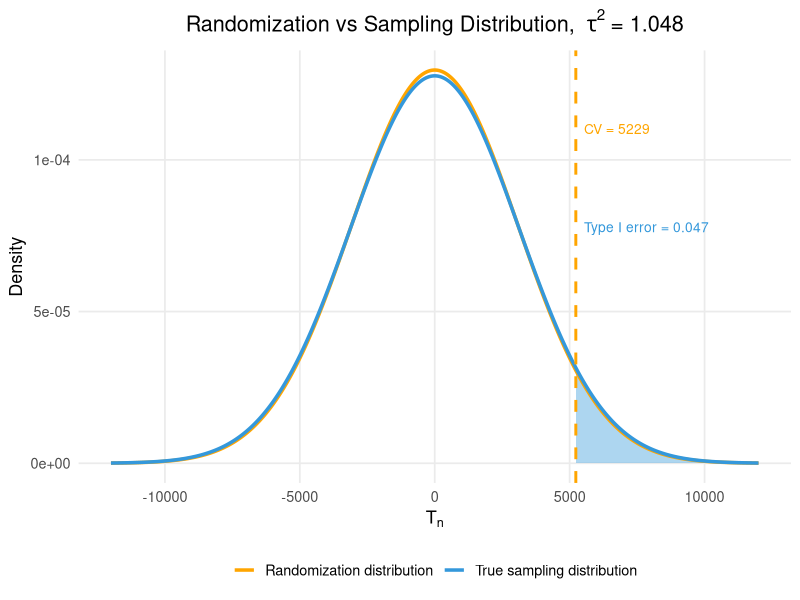
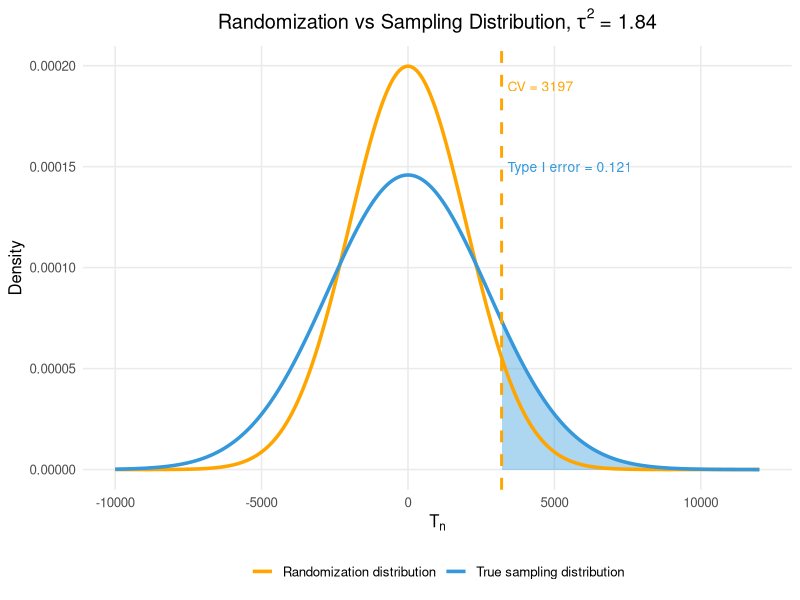
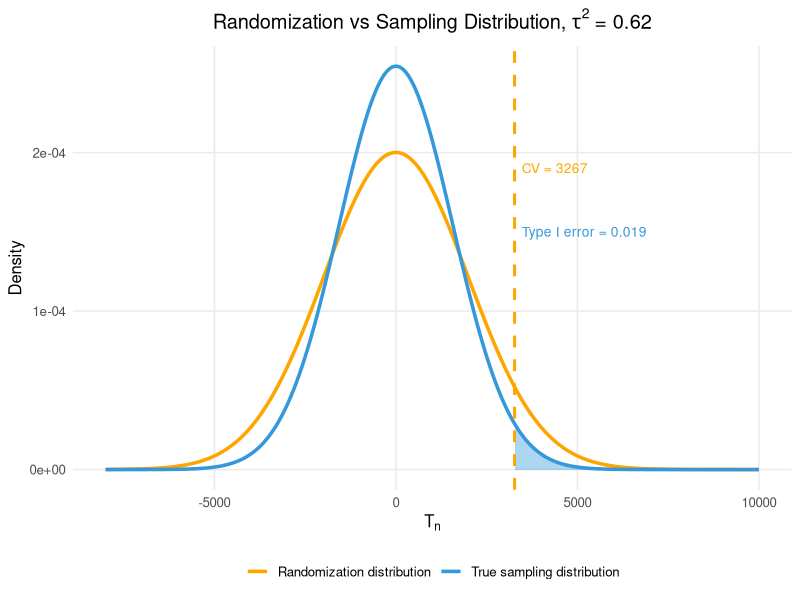
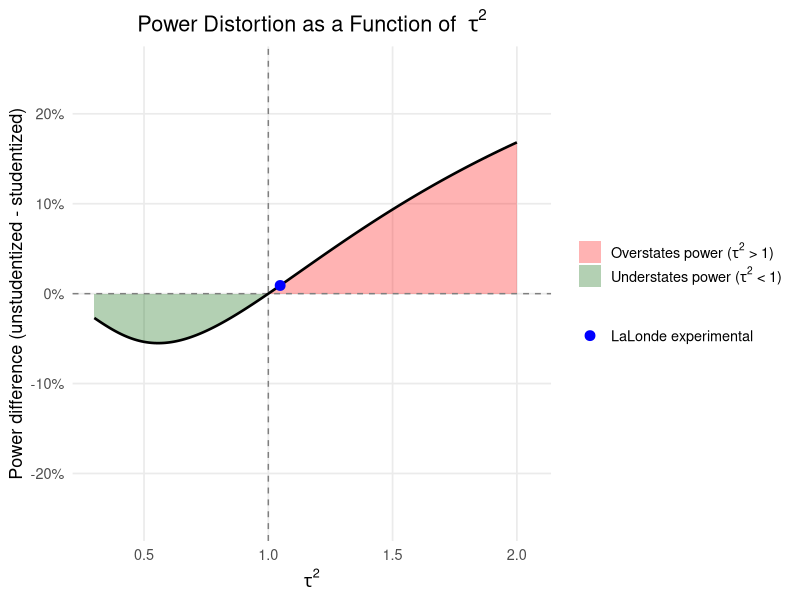

These charts were generated, in order, by the following R code:
## ---- chunk 1
knitr::opts_chunk$set(echo = TRUE)
## ---- chunk 2
rm(list = ls())
library(tidyverse)
library(Matching)
## ---- chunk 3
#Data
data(lalonde)
Y <- lalonde$re78
D <- lalonde$treat
n <- length(Y)
p_hat <- mean(D)

cat("n:", n, "\n")
cat("n treated:", sum(D==1), "\n")
cat("n control:", sum(D==0), "\n")
cat("p_hat:", round(p_hat, 3), "\n")
cat("Mean Y treated:", round(mean(Y[D==1]), 3), "\n")
cat("Mean Y control:", round(mean(Y[D==0]), 3), "\n")
cat("Raw mean diff: ", round(mean(Y[D==1]) - mean(Y[D==0]), 3), "\n")

# --- Discretize covariates ---
lalonde$age_cat <- cut(lalonde$age,
                       breaks = c(-Inf, 24, 34, Inf),
                       labels = c("young", "middle", "older"))

lalonde$educ_cat <- cut(lalonde$educ,
                        breaks = c(-Inf, 8, 12, Inf),
                        labels = c("less_than_hs", "hs", "above_hs"))

lalonde$re74_cat <- cut(lalonde$re74,
                        breaks = c(-Inf, 0, median(lalonde$re74[lalonde$re74 > 0]), Inf),
                        labels = c("zero", "low", "high"))

lalonde$re75_cat <- cut(lalonde$re75,
                        breaks = c(-Inf, 0, median(lalonde$re75[lalonde$re75 > 0]), Inf),
                        labels = c("zero", "low", "high"))

X <- model.matrix(~ age_cat + educ_cat + re74_cat + re75_cat +
                    black + hisp + married + nodegr - 1,
                  data = lalonde)

cat("\nCovariate matrix dimensions:", dim(X), "\n")
print(colnames(X))
## ---- chunk 4
# --- FWL Residualization ---
MX        <- diag(n) - X %*% solve(t(X) %*% X) %*% t(X)
W         <- MX %*% D
R         <- MX %*% Y
beta_long <- sum(W * R) / sum(W^2)
r_hat     <- R - beta_long * W

cat("beta_long:", round(beta_long, 3), "\n")
cat("mean W (should be ~0):", round(mean(W), 6), "\n")
cat("mean R (should be ~0):", round(mean(R), 6), "\n\n")

E_W2   <- mean(W^2)
E_r2   <- mean(r_hat^2)
E_W2r2 <- mean(W^2 * r_hat^2)
tau2   <- E_W2r2 / (E_W2 * E_r2)

sigma2_1 <- mean(r_hat[D==1]^2)
sigma2_0 <- mean(r_hat[D==0]^2)

cat("E[W^2]:   ", round(E_W2, 6), "\n")
cat("E[r^2]:   ", round(E_r2, 3), "\n")
cat("E[W^2r^2]:", round(E_W2r2, 3), "\n")
cat("tau^2:    ", round(tau2, 4), "\n\n")
cat("sigma^2_1:", round(sigma2_1, 3), "\n")
cat("sigma^2_0:", round(sigma2_0, 3), "\n\n")
## ---- chunk 5
# --- Permutation Test ---
T_obs     <- sum(W * R) / sqrt(n)
Omega_hat <- mean(W^2 * r_hat^2)
S_obs     <- T_obs / sqrt(Omega_hat)

set.seed(123)
B       <- 1000
T_perm  <- numeric(B)
S_perm  <- numeric(B)

for(b in 1:B){
  perm       <- sample(1:n)
  R_perm     <- R[perm]
  T_perm[b]  <- sum(W * R_perm) / sqrt(n)
  beta_perm  <- sum(W * R_perm) / sum(W^2)
  r_perm     <- R_perm - beta_perm * W
  Omega_perm <- mean(W^2 * r_perm^2)
  S_perm[b]  <- T_perm[b] / sqrt(Omega_perm)
}

p_T <- mean(T_perm >= T_obs)
p_S <- mean(S_perm >= S_obs)

cat("T_obs:", round(T_obs, 4), "\n")
cat("S_obs:", round(S_obs, 4), "\n\n")
cat("Unstudentized p-value:", round(p_T, 3), "\n")
cat("Studentized p-value:  ", round(p_S, 3), "\n")
## ---- chunk 6
alpha <- 0.05
z_a   <- qnorm(0.95)
z_b   <- qnorm(0.80)

pow_studentized   <- 1 - pnorm(z_a - beta_long * p_hat*(1-p_hat) /
                                  sqrt(E_W2r2 / n))
pow_standard      <- 1 - pnorm((z_a * sqrt(E_W2 * E_r2) -
                                  beta_long * p_hat*(1-p_hat)*sqrt(n)) /
                                 sqrt(E_W2r2))

mde_studentized   <- (z_a + z_b) * sqrt(E_W2r2) / (p_hat * (1-p_hat) * sqrt(n))
mde_standard      <- (z_a * sqrt(E_W2 * E_r2) + z_b * sqrt(E_W2r2)) /
                       (p_hat * (1-p_hat) * sqrt(n))

n_studentized     <- (z_a + z_b)^2 * E_W2r2 / (beta_long * p_hat * (1-p_hat))^2
n_standard        <- ((z_a * sqrt(E_W2 * E_r2) + z_b * sqrt(E_W2r2)) /
                        (beta_long * p_hat * (1-p_hat)))^2

lalonde_pow_diff  <- pow_standard - pow_studentized

cat("Power studentized:   ", round(pow_studentized, 4), "\n")
cat("Power standard:      ", round(pow_standard, 4), "\n")
cat("MDE studentized:     ", round(mde_studentized, 0), "\n")
cat("MDE standard:        ", round(mde_standard, 0), "\n")
cat("n* studentized:      ", round(n_studentized, 0), "\n")
cat("n* standard:         ", round(n_standard, 0), "\n")
## ---- chunk 7
# --- LaLonde Distribution Plot ---
set.seed(123)
B <- 2000
T_perm_lalonde <- numeric(B)

for(b in 1:B){
  perm              <- sample(1:n)
  R_perm            <- R[perm]
  T_perm_lalonde[b] <- sum(W * R_perm) / sqrt(n)
}

sd_rand_l  <- sd(T_perm_lalonde)
sd_true_l  <- sqrt(E_W2r2)
cv_perm_l  <- quantile(T_perm_lalonde, 0.95)
rej_prob_l <- 1 - pnorm(cv_perm_l, mean = 0, sd = sd_true_l)

cat("LaLonde tau^2:", round(tau2, 4), "\n")
cat("SD permutation:", round(sd_rand_l, 3), "\n")
cat("SD true:       ", round(sd_true_l, 3), "\n")
cat("CV permutation:", round(cv_perm_l, 3), "\n")
cat("Actual Type I error:", round(rej_prob_l, 3), "\n")

x_seq_l <- seq(-12000, 12000, length.out = 2000)
d_perm_l <- dnorm(x_seq_l, mean = 0, sd = sd_rand_l)
d_true_l <- dnorm(x_seq_l, mean = 0, sd = sd_true_l)

plot_df_l <- data.frame(
  x    = rep(x_seq_l, 2),
  y    = c(d_perm_l, d_true_l),
  type = rep(c("Randomization distribution", "True sampling distribution"),
             each = length(x_seq_l))
)

shade_df_l <- data.frame(
  x = x_seq_l[x_seq_l >= cv_perm_l],
  y = dnorm(x_seq_l[x_seq_l >= cv_perm_l], mean = 0, sd = sd_true_l)
)

lalondeTau <- ggplot() +
  geom_area(data = shade_df_l, aes(x = x, y = y),
            fill = "#3498DB", alpha = 0.4) +
  geom_line(data = plot_df_l, aes(x = x, y = y, color = type),
            linewidth = 1.2) +
  geom_vline(xintercept = cv_perm_l,
             color = "orange", linewidth = 1, linetype = "dashed") +
  annotate("text", x = cv_perm_l + 300, y = max(d_perm_l) * 0.85,
           label = paste0("CV = ", round(cv_perm_l, 0)),
           color = "orange", hjust = 0, size = 3.5) +
  annotate("text", x = cv_perm_l + 300, y = max(d_perm_l) * 0.6,
           label = paste0("Type I error = ", round(rej_prob_l, 3)),
           color = "#3498DB", hjust = 0, size = 3.5) +
  scale_color_manual(values = c("Randomization distribution" = "orange",
                                 "True sampling distribution" = "#3498DB"),
                     name = NULL) +
  labs(title = expression("Randomization vs Sampling Distribution, " ~
                          tau^2 ~ "= 1.048"),
       x = expression(T[n]), y = "Density") +
  theme_minimal(base_size = 13) +
  theme(plot.title = element_text(hjust = 0.5),
        legend.position = "bottom",
        panel.grid.minor = element_blank())
#ggsave("fig_ch4_lalonde", plot = lalondeTau, width = 8, height = 5)
lalondeTau
## ---- chunk 8
# --- Simulated Scenarios: tau^2 > 1 (p=0.1, sigma1/sigma0=2) ---
set.seed(42)
n_sim  <- 2000
p_sim  <- 0.1

sigma0_sim <- E_r2 / (p_sim * 2 + (1 - p_sim))
sigma1_sim <- 2 * sigma0_sim

D_sim <- rbinom(n_sim, 1, p_sim)
r_sim <- ifelse(D_sim == 1,
                rnorm(n_sim, 0, sqrt(sigma1_sim)),
                rnorm(n_sim, 0, sqrt(sigma0_sim)))

Y_sim        <- beta_long * D_sim + r_sim
W_sim        <- D_sim - p_sim
R_sim        <- Y_sim - mean(Y_sim)
beta_sim_est <- sum(W_sim * R_sim) / sum(W_sim^2)
r_hat_sim    <- R_sim - beta_sim_est * W_sim

E_W2_sim   <- mean(W_sim^2)
E_r2_sim   <- mean(r_hat_sim^2)
E_W2r2_sim <- mean(W_sim^2 * r_hat_sim^2)
tau2_sim   <- E_W2r2_sim / (E_W2_sim * E_r2_sim)

set.seed(123)
B <- 2000
T_perm_sim <- numeric(B)

for(b in 1:B){
  perm          <- sample(1:n_sim)
  R_perm        <- R_sim[perm]
  T_perm_sim[b] <- sum(W_sim * R_perm) / sqrt(n_sim)
}

cv_perm   <- quantile(T_perm_sim, 0.95)
sd_true   <- sqrt(E_W2r2_sim)
sd_rand   <- sd(T_perm_sim)
rej_prob  <- 1 - pnorm(cv_perm, mean = 0, sd = sd_true)

cat("tau^2:", round(tau2_sim, 4), "\n")
cat("CV from permutation:", round(cv_perm, 3), "\n")
cat("SD true (sampling): ", round(sd_true, 3), "\n")
cat("SD rand (permutation):", round(sd_rand, 3), "\n")
cat("Actual rejection prob:", round(rej_prob, 3), "\n")


x_seq_s1  <- seq(-10000, 12000, length.out = 2000)
d_perm_s1 <- dnorm(x_seq_s1, mean = 0, sd = sd_rand)
d_true_s1 <- dnorm(x_seq_s1, mean = 0, sd = sd_true)

plot_df_s1 <- data.frame(
  x    = rep(x_seq_s1, 2),
  y    = c(d_perm_s1, d_true_s1),
  type = rep(c("Randomization distribution", "True sampling distribution"),
             each = length(x_seq_s1))
)

shade_df_s1 <- data.frame(
  x = x_seq_s1[x_seq_s1 >= cv_perm],
  y = dnorm(x_seq_s1[x_seq_s1 >= cv_perm], mean = 0, sd = sd_true)
)

p_high <- ggplot() +
  geom_area(data = shade_df_s1, aes(x = x, y = y),
            fill = "#3498DB", alpha = 0.4) +
  geom_line(data = plot_df_s1, aes(x = x, y = y, color = type),
            linewidth = 1.2) +
  geom_vline(xintercept = cv_perm,
             color = "orange", linewidth = 1, linetype = "dashed") +
  annotate("text", x = cv_perm + 200, y = max(d_perm_s1) * 0.95,
           label = paste0("CV = ", round(cv_perm, 0)),
           color = "orange", hjust = 0, size = 3.5) +
  annotate("text", x = cv_perm + 200, y = max(d_perm_s1) * 0.75,
           label = paste0("Type I error = ", round(rej_prob, 3)),
           color = "#3498DB", hjust = 0, size = 3.5) +
  scale_color_manual(values = c("Randomization distribution" = "orange",
                                 "True sampling distribution" = "#3498DB"),
                     name = NULL) +
  labs(title = expression("Randomization vs Sampling Distribution," ~
                          tau^2 ~ "= 1.84"),
       x = expression(T[n]), y = "Density") +
  theme_minimal(base_size = 12) +
  theme(plot.title = element_text(hjust = 0.5),
        legend.position = "bottom",
        panel.grid.minor = element_blank())
p_high
##ggsave("fig_ch3_tau_high.pdf", plot = p_high, width = 8, height = 5)
## ---- chunk 9
# --- Simulated Scenarios: tau^2 < 1 (p=0.1, sigma1/sigma0=0.5) ---
set.seed(42)
n_sim2  <- 2000
p_sim2  <- 0.1

sigma0_sim2 <- E_r2 / (p_sim2 * 0.5 + (1 - p_sim2))
sigma1_sim2 <- 0.5 * sigma0_sim2

D_sim2 <- rbinom(n_sim2, 1, p_sim2)
r_sim2 <- ifelse(D_sim2 == 1,
                 rnorm(n_sim2, 0, sqrt(sigma1_sim2)),
                 rnorm(n_sim2, 0, sqrt(sigma0_sim2)))

Y_sim2     <- beta_long * D_sim2 + r_sim2
W_sim2     <- D_sim2 - p_sim2
R_sim2     <- Y_sim2 - mean(Y_sim2)
beta_sim2  <- sum(W_sim2 * R_sim2) / sum(W_sim2^2)
r_hat_sim2 <- R_sim2 - beta_sim2 * W_sim2

E_W2_sim2   <- mean(W_sim2^2)
E_r2_sim2   <- mean(r_hat_sim2^2)
E_W2r2_sim2 <- mean(W_sim2^2 * r_hat_sim2^2)
tau2_sim2   <- E_W2r2_sim2 / (E_W2_sim2 * E_r2_sim2)

set.seed(123)
T_perm_sim2 <- numeric(B)

for(b in 1:B){
  perm           <- sample(1:n_sim2)
  R_perm         <- R_sim2[perm]
  T_perm_sim2[b] <- sum(W_sim2 * R_perm) / sqrt(n_sim2)
}

sd_rand2  <- sd(T_perm_sim2)
sd_true2  <- sqrt(E_W2r2_sim2)
cv_perm2  <- quantile(T_perm_sim2, 0.95)
rej_prob2 <- 1 - pnorm(cv_perm2, mean = 0, sd = sd_true2)

cat("tau^2:", round(tau2_sim2, 4), "\n")
cat("SD permutation:", round(sd_rand2, 3), "\n")
cat("SD true:       ", round(sd_true2, 3), "\n")
cat("CV permutation:", round(cv_perm2, 3), "\n")
cat("Actual Type I error:", round(rej_prob2, 3), "\n")

x_seq_s2  <- seq(-8000, 10000, length.out = 2000)
d_perm_s2 <- dnorm(x_seq_s2, mean = 0, sd = sd_rand2)
d_true_s2 <- dnorm(x_seq_s2, mean = 0, sd = sd_true2)

plot_df_s2 <- data.frame(
  x    = rep(x_seq_s2, 2),
  y    = c(d_perm_s2, d_true_s2),
  type = rep(c("Randomization distribution", "True sampling distribution"),
             each = length(x_seq_s2))
)

shade_df_s2 <- data.frame(
  x = x_seq_s2[x_seq_s2 >= cv_perm2],
  y = dnorm(x_seq_s2[x_seq_s2 >= cv_perm2], mean = 0, sd = sd_true2)
)

p_low <- ggplot() +
  geom_area(data = shade_df_s2, aes(x = x, y = y),
            fill = "#3498DB", alpha = 0.4) +
  geom_line(data = plot_df_s2, aes(x = x, y = y, color = type),
            linewidth = 1.2) +
  geom_vline(xintercept = cv_perm2,
             color = "orange", linewidth = 1, linetype = "dashed") +
  annotate("text", x = cv_perm2 + 200, y = max(d_perm_s2) * 0.95,
           label = paste0("CV = ", round(cv_perm2, 0)),
           color = "orange", hjust = 0, size = 3.5) +
  annotate("text", x = cv_perm2 + 200, y = max(d_perm_s2) * 0.75,
           label = paste0("Type I error = ", round(rej_prob2, 3)),
           color = "#3498DB", hjust = 0, size = 3.5) +
  scale_color_manual(values = c("Randomization distribution" = "orange",
                                 "True sampling distribution" = "#3498DB"),
                     name = NULL) +
  labs(title = expression("Randomization vs Sampling Distribution," ~
                          tau^2 ~ "= 0.62"),
       x = expression(T[n]), y = "Density") +
  theme_minimal(base_size = 12) +
  theme(plot.title = element_text(hjust = 0.5),
        legend.position = "bottom",
        panel.grid.minor = element_blank())
p_low
##ggsave("fig_ch3_tau_low.pdf", plot = p_low, width = 8, height = 5)
## ---- chunk 10
# --- Power Distortion Curve ---
tau2_seq <- seq(0.3, 2.0, by = 0.01)

pow_studentized_tau <- numeric(length(tau2_seq))
pow_standard_tau    <- numeric(length(tau2_seq))

for(i in seq_along(tau2_seq)){
  tau2_i   <- tau2_seq[i]
  E_W2r2_i <- tau2_i * E_W2 * E_r2
  
  pow_studentized_tau[i] <- 1 - pnorm(z_a - beta_long * p_hat*(1-p_hat) /
                                         sqrt(E_W2r2_i / n))
  pow_standard_tau[i]    <- 1 - pnorm((z_a * sqrt(E_W2 * E_r2) -
                                         beta_long * p_hat*(1-p_hat)*sqrt(n)) /
                                        sqrt(E_W2r2_i))
}

power_diff_tau <- pow_standard_tau - pow_studentized_tau

plot_df <- data.frame(
  tau2     = tau2_seq,
  pow_diff = power_diff_tau
)

plot_df <- plot_df %>%
  mutate(region = case_when(
    tau2 < 1 ~ "Understates",
    tau2 > 1 ~ "Overstates",
    TRUE     ~ "None"
  ))

tau_sens1 <- ggplot(plot_df, aes(x = tau2, y = pow_diff)) +
  geom_ribbon(data = subset(plot_df, tau2 <= 1),
              aes(ymin = pow_diff, ymax = 0, fill = "Understates"),
              alpha = 0.3) +
  geom_ribbon(data = subset(plot_df, tau2 >= 1),
              aes(ymin = 0, ymax = pow_diff, fill = "Overstates"),
              alpha = 0.3) +
  geom_hline(yintercept = 0, linetype = "dashed", color = "gray50") +
  geom_vline(xintercept = 1, linetype = "dashed", color = "gray50") +
  geom_line(linewidth = 0.9, color = "black") +
  geom_point(data = data.frame(tau2 = tau2, pow_diff = lalonde_pow_diff),
             aes(x = tau2, y = pow_diff, shape = "LaLonde experimental"),
             color = "blue", size = 3) +
  scale_fill_manual(
    name   = NULL,
    values = c("Understates" = "darkgreen", "Overstates" = "red"),
    labels = c(expression(paste("Overstates power (", tau^2, " > 1)")),
               expression(paste("Understates power (", tau^2, " < 1)")))
  ) +
  scale_shape_manual(name = NULL, values = c("LaLonde experimental" = 19)) +
  guides(fill  = guide_legend(order = 1),
         shape = guide_legend(order = 2, override.aes = list(color = "blue"))) +
  scale_y_continuous(limits = c(-0.25, 0.25),
                     labels = scales::percent_format(accuracy = 1)) +
  scale_x_continuous(limits = c(0.3, 2.05)) +
  labs(title = expression("Power Distortion as a Function of " ~ tau^2),
       x     = expression(tau^2),
       y     = "Power difference (unstudentized - studentized)") +
  theme_minimal(base_size = 13) +
  theme(plot.title = element_text(hjust = 0.5),
        panel.grid.minor = element_blank(),
        legend.position = "right")


tau_sens1
##ggsave("fig_ch4_tau_sens.pdf", plot = tau_sens1, width = 8, height = 5)


## ---- chunk 11
# --- Sensitivity analysis numbers ---
idx_06  <- which.min(abs(tau2_seq - 0.6))
idx_05  <- which.min(abs(tau2_seq - 0.5))
idx_04  <- which.min(abs(tau2_seq - 0.4))
idx_03  <- which.min(abs(tau2_seq - 0.3))
idx_min <- which.min(power_diff_tau)

cat("tau^2 = 0.6:  power diff =", round(power_diff_tau[idx_06], 4),
    "| correct power =", round(pow_studentized_tau[idx_06], 3),
    "| incorrect power =", round(pow_standard_tau[idx_06], 3), "\n")
cat("tau^2 = 0.5:  power diff =", round(power_diff_tau[idx_05], 4),
    "| correct power =", round(pow_studentized_tau[idx_05], 3),
    "| incorrect power =", round(pow_standard_tau[idx_05], 3), "\n")
cat("tau^2 = 0.4:  power diff =", round(power_diff_tau[idx_04], 4),
    "| correct power =", round(pow_studentized_tau[idx_04], 3),
    "| incorrect power =", round(pow_standard_tau[idx_04], 3), "\n")
cat("tau^2 = 0.3:  power diff =", round(power_diff_tau[idx_03], 4),
    "| correct power =", round(pow_studentized_tau[idx_03], 3),
    "| incorrect power =", round(pow_standard_tau[idx_03], 3), "\n")
cat("Most negative distortion at tau^2 =", round(tau2_seq[idx_min], 3),
    "| power diff =", round(power_diff_tau[idx_min], 4), "\n")

# --- Scenario Table ---
compute_scenario <- function(p_i, sigma_ratio, n_i, beta_i, E_r2_base){
  sigma0   <- E_r2_base / (p_i * sigma_ratio + (1 - p_i))
  sigma1   <- sigma_ratio * sigma0
  E_W2_i   <- p_i * (1 - p_i)
  E_r2_i   <- p_i * sigma1 + (1 - p_i) * sigma0
  E_W2r2_i <- p_i * (1-p_i)^2 * sigma1 + (1-p_i) * p_i^2 * sigma0
  tau2_i   <- E_W2r2_i / (E_W2_i * E_r2_i)
  
  pow_studentized <- 1 - pnorm(z_a - beta_i * p_i*(1-p_i) / sqrt(E_W2r2_i / n_i))
  pow_standard    <- 1 - pnorm((z_a * sqrt(E_W2_i * E_r2_i) -
                                  beta_i * p_i*(1-p_i)*sqrt(n_i)) / sqrt(E_W2r2_i))
  mde_studentized <- (z_a + z_b) * sqrt(E_W2r2_i) / (p_i * (1-p_i) * sqrt(n_i))
  mde_standard    <- (z_a * sqrt(E_W2_i * E_r2_i) + z_b * sqrt(E_W2r2_i)) /
                       (p_i * (1-p_i) * sqrt(n_i))
  n_studentized   <- (z_a + z_b)^2 * E_W2r2_i / (beta_i * p_i * (1-p_i))^2
  n_standard      <- ((z_a * sqrt(E_W2_i * E_r2_i) + z_b * sqrt(E_W2r2_i)) /
                        (beta_i * p_i * (1-p_i)))^2
  
  return(data.frame(
    tau2     = round(tau2_i, 3),
    pow_diff = round(pow_standard - pow_studentized, 3),
    mde_diff = round(mde_standard - mde_studentized, 0),
    n_diff   = round(n_standard - n_studentized, 0)
  ))
}

scenario_params <- list(
  list(p_label = "0.5", ratio_label = "1.0", p = 0.5, ratio = 1),
  list(p_label = "0.5", ratio_label = "2.0", p = 0.5, ratio = 2),
  list(p_label = "0.3", ratio_label = "1.0", p = 0.3, ratio = 1),
  list(p_label = "0.3", ratio_label = "2.0", p = 0.3, ratio = 2),
  list(p_label = "0.1", ratio_label = "1.0", p = 0.1, ratio = 1),
  list(p_label = "0.1", ratio_label = "2.0", p = 0.1, ratio = 2),
  list(p_label = "0.1", ratio_label = "0.5", p = 0.1, ratio = 0.5)
)

scenario_list <- lapply(scenario_params, function(s){
  res <- compute_scenario(s$p, s$ratio, n, beta_long, E_r2)
  data.frame(p = s$p_label, sigma_ratio = s$ratio_label,
             tau2 = res$tau2, pow_diff = res$pow_diff,
             mde_diff = res$mde_diff, n_diff = res$n_diff)
})

lalonde_row <- data.frame(
  p           = "0.416",
  sigma_ratio = "--",
  tau2        = round(tau2, 3),
  pow_diff    = round(pow_standard - pow_studentized, 3),
  mde_diff    = round(mde_standard - mde_studentized, 0),
  n_diff      = round(n_standard - n_studentized, 0)
)

scenarios_df <- bind_rows(scenario_list, lalonde_row)
print(scenarios_df)

# --- Print LaTeX table ---
cat("\\begin{table}[H]\n")
cat("\\centering\n")
cat("\\caption{Distortion between unstudentized and studentized test across scenarios.\n")
cat("$\\Delta$ Power, $\\Delta$ MDE, and $\\Delta n^*$ are defined as unstudentized minus studentized.\n")
cat("Positive values indicate the unstudentized test overstates relative to the studentized test.\n")
cat("All scenarios use $n = 445$, $\\hat{\\beta}_{\\text{long}} = 1606$, and $\\alpha = 0.05$.}\n")
cat("\\label{tab:scenarios}\n")
cat("\\begin{tabular}{cccccc}\n")
cat("\\toprule\n")
cat("$p$ & $\\sigma_1/\\sigma_0$ & $\\tau^2$ & $\\Delta$ Power & $\\Delta$ MDE & $\\Delta n^*$ \\\\\n")
cat("\\midrule\n")
for(i in 1:nrow(scenarios_df)){
  if(i == 8) cat("\\midrule\n")
  cat(paste0(scenarios_df$p[i], " & ", scenarios_df$sigma_ratio[i], " & ",
             scenarios_df$tau2[i], " & ", scenarios_df$pow_diff[i], " & ",
             scenarios_df$mde_diff[i], " & ", scenarios_df$n_diff[i], " \\\\\n"))
}
cat("\\bottomrule\n")
cat("\\end{tabular}\n")
cat("\\end{table}\n")
